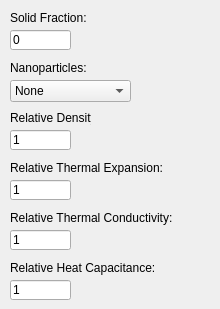
   <widget class="QWidget" name="tab_7">
    <attribute name="title">
     <string>Nanofluid</string>
    </attribute>
    <widget class="QLabel" name="label_55">
     <property name="geometry">
      <rect>
       <x>10</x>
       <y>10</y>
       <width>81</width>
       <height>16</height>
      </rect>
     </property>
     <property name="text">
      <string>Solid Fraction:</string>
     </property>
     <property name="alignment">
      <set>Qt::AlignLeading|Qt::AlignLeft|Qt::AlignVCenter</set>
     </property>
    </widget>
    <widget class="ImprovedLineEdit" name="nanoFraction">
     <property name="geometry">
      <rect>
       <x>10</x>
       <y>30</y>
       <width>61</width>
       <height>20</height>
      </rect>
     </property>
     <property name="text">
      <string>0</string>
     </property>
    </widget>
    <widget class="ImprovedLineEdit" name="nanoDensity">
     <property name="geometry">
      <rect>
       <x>10</x>
       <y>130</y>
       <width>61</width>
       <height>20</height>
      </rect>
     </property>
     <property name="text">
      <string>1</string>
     </property>
    </widget>
    <widget class="QLabel" name="label_56">
     <property name="geometry">
      <rect>
       <x>10</x>
       <y>110</y>
       <width>81</width>
       <height>16</height>
      </rect>
     </property>
     <property name="text">
      <string>Relative Density:</string>
     </property>
     <property name="alignment">
      <set>Qt::AlignLeading|Qt::AlignLeft|Qt::AlignVCenter</set>
     </property>
    </widget>
    <widget class="QLabel" name="label_57">
     <property name="geometry">
      <rect>
       <x>10</x>
       <y>160</y>
       <width>171</width>
       <height>16</height>
      </rect>
     </property>
     <property name="text">
      <string>Relative Thermal Expansion:</string>
     </property>
     <property name="alignment">
      <set>Qt::AlignLeading|Qt::AlignLeft|Qt::AlignVCenter</set>
     </property>
    </widget>
    <widget class="ImprovedLineEdit" name="nanoThermalExpansion">
     <property name="geometry">
      <rect>
       <x>10</x>
       <y>180</y>
       <width>61</width>
       <height>20</height>
      </rect>
     </property>
     <property name="text">
      <string>1</string>
     </property>
    </widget>
    <widget class="ImprovedLineEdit" name="nanoThermalConductivity">
     <property name="geometry">
      <rect>
       <x>10</x>
       <y>230</y>
       <width>61</width>
       <height>20</height>
      </rect>
     </property>
     <property name="text">
      <string>1</string>
     </property>
    </widget>
    <widget class="QLabel" name="label_58">
     <property name="geometry">
      <rect>
       <x>10</x>
       <y>210</y>
       <width>171</width>
       <height>16</height>
      </rect>
     </property>
     <property name="text">
      <string>Relative Thermal Conductivity:</string>
     </property>
     <property name="alignment">
      <set>Qt::AlignLeading|Qt::AlignLeft|Qt::AlignVCenter</set>
     </property>
    </widget>
    <widget class="QLabel" name="label_59">
     <property name="geometry">
      <rect>
       <x>10</x>
       <y>260</y>
       <width>171</width>
       <height>16</height>
      </rect>
     </property>
     <property name="text">
      <string>Relative Heat Capacitance:</string>
     </property>
     <property name="alignment">
      <set>Qt::AlignLeading|Qt::AlignLeft|Qt::AlignVCenter</set>
     </property>
    </widget>
    <widget class="ImprovedLineEdit" name="nanoHeatCapacitance">
     <property name="geometry">
      <rect>
       <x>10</x>
       <y>280</y>
       <width>61</width>
       <height>20</height>
      </rect>
     </property>
     <property name="text">
      <string>1</string>
     </property>
    </widget>
    <widget class="QLabel" name="label_60">
     <property name="geometry">
      <rect>
       <x>10</x>
       <y>60</y>
       <width>201</width>
       <height>16</height>
      </rect>
     </property>
     <property name="text">
      <string>Nanoparticles:</string>
     </property>
    </widget>
    <widget class="QComboBox" name="nanoparticles">
     <property name="geometry">
      <rect>
       <x>10</x>
       <y>80</y>
       <width>121</width>
       <height>22</height>
      </rect>
     </property>
     <item>
      <property name="text">
       <string>None</string>
      </property>
     </item>
     <item>
      <property name="text">
       <string>Ag</string>
      </property>
     </item>
     <item>
      <property name="text">
       <string>Al2O3</string>
      </property>
     </item>
     <item>
      <property name="text">
       <string>Cu</string>
      </property>
     </item>
     <item>
      <property name="text">
       <string>TiO2</string>
      </property>
     </item>
    </widget>
   </widget>
